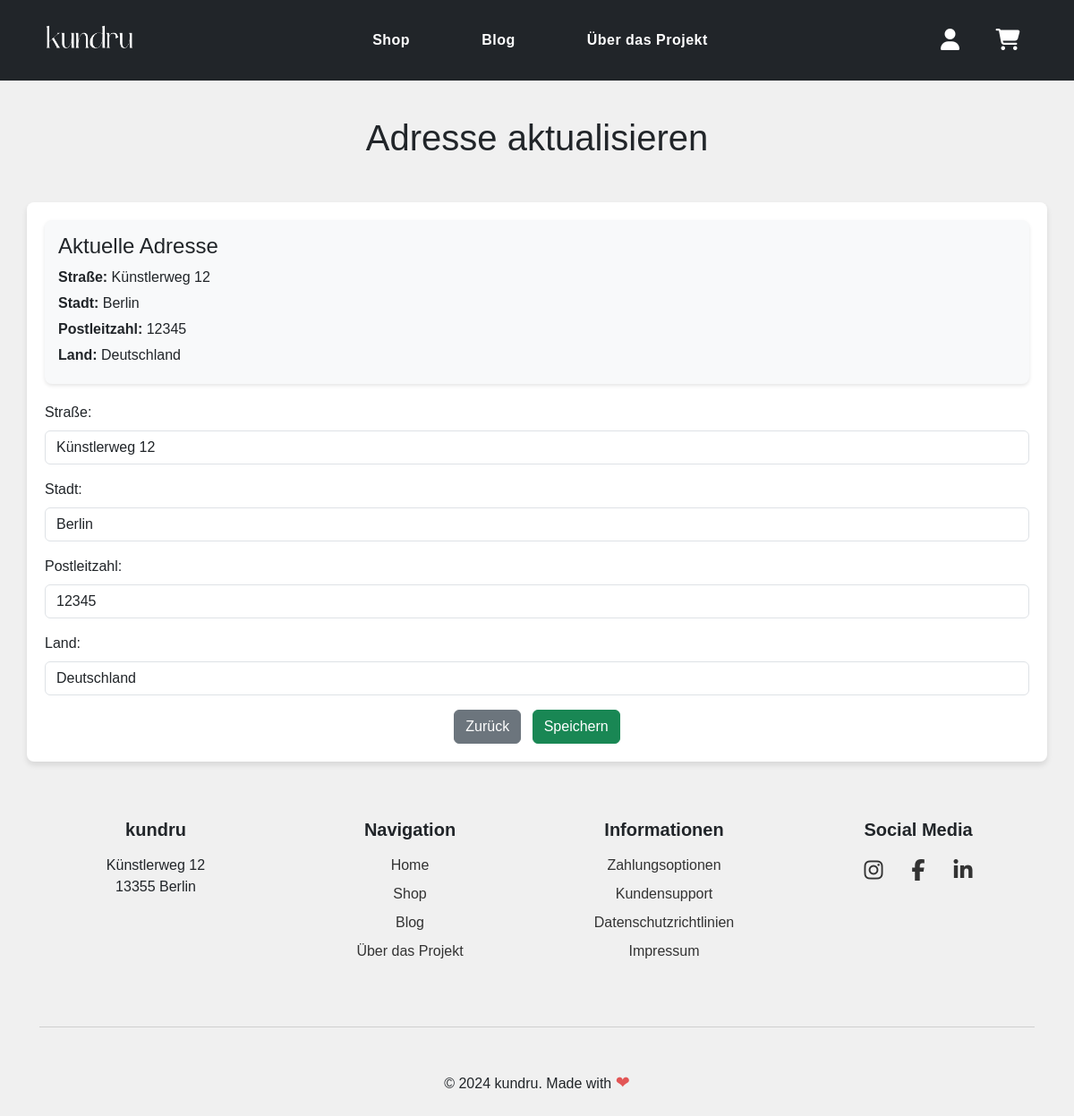
/views/address_form.php (signed in), run on the app's committed database.
### tables this page shows
CREATE TABLE `address` (
  `AddressID` int(11) NOT NULL,
  `UserID` int(11) NOT NULL,
  `Street` varchar(255) NOT NULL,
  `City` varchar(255) NOT NULL,
  `PostalCode` varchar(10) NOT NULL,
  `Country` varchar(255) NOT NULL
);

### controllers/UserDashboardController.php (called while the page is built, shortened)
<?php
require_once(__DIR__ . '/../config/config.php');
require_once(__DIR__ . '/../models/User.php');
class UserDashboardController {
    private $userModel;
    public function __construct($conn) {
        $this->userModel = new User($conn);
    }
    public function getAddress($userId) {
        return $this->userModel->getAddressByUserId($userId);
    }
}
?>

### models/User.php (called while the page is built, shortened)
<?php
class User {
    private $conn;
    public function __construct($conn) {
        $this->conn = $conn;
    }
    public function getAddressByUserId($userId) {
        $stmt = $this->conn->prepare("SELECT * FROM address WHERE UserID = ?");
        $stmt->execute([$userId]);
        return $stmt->fetch(PDO::FETCH_ASSOC);
    }
}
?>

### views/address_form.php (the view, shortened to what this page needs)
<?php
include('header.php');
if (isset($_SESSION['user_id'])) {
    require_once('../config/config.php');
    require_once('../controllers/UserDashboardController.php');
    $userDashboardController = new UserDashboardController($conn);
    $address = $userDashboardController->getAddress($_SESSION['user_id']);
} else {
    header('Location: /KUNDRU/views/login.php');
    exit();
}
?>
<html>
<body>
    <header class="text-center mb-5 user-dashboard-header">
        <h1>Adresse aktualisieren</h1>
    </header>
    <div class="container address-form-container">
        <?php if ($address): ?>
            <div class="address-info">
                <h4>Aktuelle Adresse</h4>
                <p><strong>Straße:</strong> <?php echo htmlspecialchars($address['Street'], ENT_QUOTES, 'UTF-8'); ?></p>
                <p><strong>Stadt:</strong> <?php echo htmlspecialchars($address['City'], ENT_QUOTES, 'UTF-8'); ?></p>
                <p><strong>Postleitzahl:</strong> <?php echo htmlspecialchars($address['PostalCode'], ENT_QUOTES, 'UTF-8'); ?></p>
                <p><strong>Land:</strong> <?php echo htmlspecialchars($address['Country'], ENT_QUOTES, 'UTF-8'); ?></p>
            </div>
        <?php else: ?>
            <div class="alert alert-info" role="alert">
                Es wurde noch keine Adresse gespeichert. Bitte füge deine Adresse hinzu.
            </div>
        <?php endif; ?>
        <form action="/KUNDRU/controllers/UserDashboardController.php" method="post">
            <div class="mb-3">
                <label for="street" class="form-label">Straße:</label>
                <input type="text" id="street" name="street" class="form-control" value="<?php echo htmlspecialchars($address['Street'] ?? '', ENT_QUOTES, 'UTF-8'); ?>">
            </div>
            <div class="mb-3">
                <label for="city" class="form-label">Stadt:</label>
                <input type="text" id="city" name="city" class="form-control" value="<?php echo htmlspecialchars($address['City'] ?? '', ENT_QUOTES, 'UTF-8'); ?>">
            </div>
            <div class="mb-3">
                <label for="postalCode" class="form-label">Postleitzahl:</label>
                <input type="text" id="postalCode" name="postalCode" class="form-control" value="<?php echo htmlspecialchars($address['PostalCode'] ?? '', ENT_QUOTES, 'UTF-8'); ?>">
            </div>
            <div class="mb-3">
                <label for="country" class="form-label">Land:</label>
                <input type="text" id="country" name="country" class="form-control" value="<?php echo htmlspecialchars($address['Country'] ?? '', ENT_QUOTES, 'UTF-8'); ?>">
            </div>
            <div class="text-center">
                <a href="/KUNDRU/views/user_dashboard.php" class="btn btn-secondary me-2">Zurück</a>
                <button type="submit" name="action" value="address" class="btn btn-success">Speichern</button>
            </div>
        </form>
    </div>
</body>
</html>
<?php include('footer.php'); ?>

### assets/css/stylesheet.css (style rules this page uses)
:root { --color-primary: #4c6e63; --color-primary-hover: #3b5c50; --color-secondary: #4e4e4e; --color-secondary-hover: #6c6c6c; --color-tertiary: #aabfb5; --color-background: #f0f0f0; --color-light: #fff; --color-dark: #333; --color-border: #ddd; --color-shadow: rgba(0, 0, 0, 0.1); --color-shadow-hover: rgba(0, 0, 0, 0.2); }
* { margin: 0; padding: 0; box-sizing: border-box; }
body { font-family: 'Poppins', sans-serif; background-color: var(--color-background); }
.user-dashboard-header { font-size: 2rem; margin-top: 2.5rem; }
.address-form-container { background-color: #fff; padding: 20px; border-radius: 8px; box-shadow: 0 4px 6px rgba(0, 0, 0, 0.1); }
.address-info { background-color: #f8f9fa; padding: 15px; border-radius: 8px; margin-bottom: 20px; box-shadow: 0 2px 4px rgba(0, 0, 0, 0.1); }
.address-info p { margin-bottom: 5px; }
.btn-secondary { background-color: #6c757d; border-color: #6c757d; }

### data on the page
address: Street "Künstlerweg 12", City "Berlin", PostalCode "12345", Country "Deutschland", street "Künstlerweg 12", city "Berlin", postalCode "12345", country "Deutschland"
